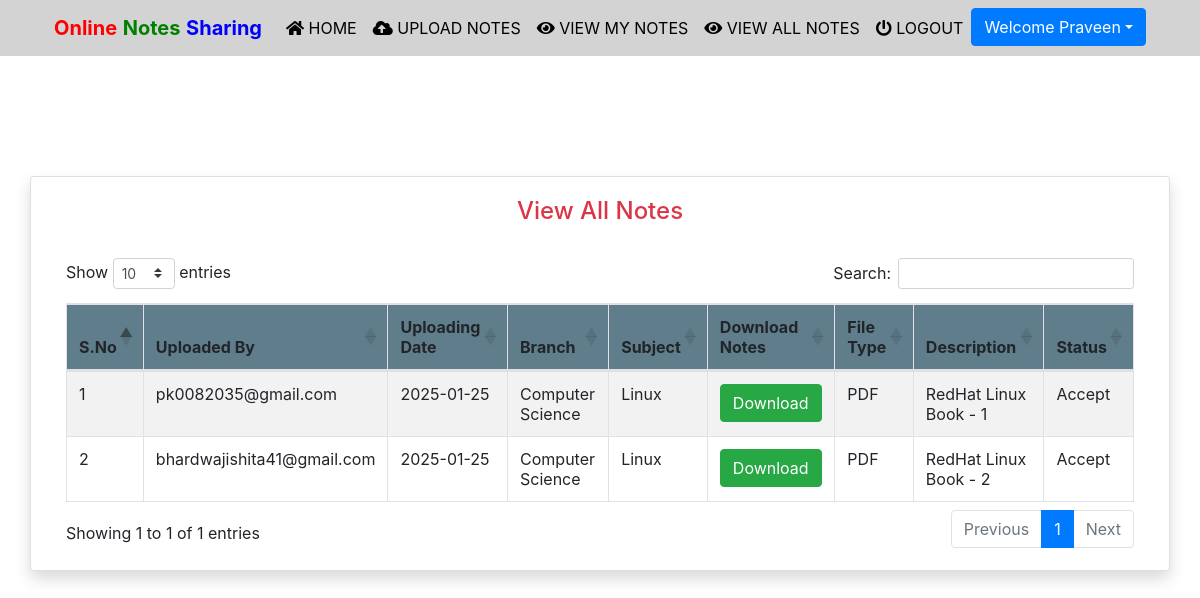
/viewallnotes (signed in), run on the app's committed database.
### notes/models.py (models this page shows, shortened)
class Notes(models.Model):
    user = models.ForeignKey(User,on_delete=models.CASCADE)
    uploadingdate = models.CharField(max_length=30)
    branch = models.CharField(max_length=30)
    subject = models.CharField(max_length=30)
    notesfile = models.FileField(null=True)
    filetype = models.CharField(max_length=30)
    description = models.CharField(max_length=200, null=True)
    status = models.CharField(max_length=15)

### notes/views.py (the view)
# urls.py: path('viewallnotes', viewallnotes, name='viewallnotes'),
def viewallnotes(request):
    if not request.user.is_authenticated:
        return redirect('login')
    notes = Notes.objects.filter(status='Accept')
    d = {'notes':notes}
    return render(request, 'viewallnotes.html',d)

### notes/templates/viewallnotes.html (shortened to what this page needs)
{% extends 'usernavigation.html'%}
{% load static %}
{% block body %}
<div class="container card shadow mt-5">
	<div class="card-body">
           <h4 class="text-center text-danger">View All Notes</h4>
			<br>
			<table id="example" class="table table-striped table-bordered" style="width:100%">
				<thead style="background-color : #607d8b;">
					<tr>
						<th>S.No</th>
						<th>Uploaded By</th>
						<th>Uploading Date</th>
						<th>Branch</th>
						<th>Subject</th>
						<th>Download Notes</th>
						<th>File Type</th>
						<th>Description</th>
						<th>Status</th>
					</tr>
					</thead>
				{% for i in notes %}
				<tbody>
				<tr>
                    <td>{{forloop.counter}}</td>
					<td>{{i.user.username}}</td>
					<td>{{i.uploadingdate}}</td>
					<td>{{i.branch}}</td>
					<td>{{i.subject}}</td>
					<td><a href="{{i.notesfile.url}}" class="btn btn-success" download>Download</a></td>
					<td>{{i.filetype}}</td>
					<td>{{i.description}}</td>
					<td>{{i.status}}</td>
                </tr>
				{% endfor %}
				</tbody>
			</table>
    </div>
</div>
{% endblock %}

### notes/templates/usernavigation.html (shortened to what this page needs)
<html lang="en">
<head>
  {% load static %}
  <link rel="stylesheet" href="https://maxcdn.bootstrapcdn.com/bootstrap/4.3.1/css/bootstrap.min.css">
  <link rel="stylesheet" href="https://use.fontawesome.com/releases/v5.6.3/css/all.css">
    <link rel="stylesheet" href="{% static 'css/mystyle.css' %}">
    <link rel="stylesheet" href="https://cdnjs.cloudflare.com/ajax/libs/twitter-bootstrap/4.5.2/css/bootstrap.css">
<link rel="stylesheet" href="https://cdn.datatables.net/1.11.3/css/dataTables.bootstrap4.min.css">
</head>
<body>
 <nav class="navbar navbar-expand-sm justify-content-center" style = "background-color : lightgrey">
     <a class="navbar-brand" href=""><span style="color:red"><b>Online</b></span><span style="color:green"> <b>Notes</b> </span><span style="color:blue"><b>Sharing</b></span></a>
  <ul class="navbar-nav">
      <li class="navbar-item">
          <a class="nav-link" href="{% url 'profile' %}"><i class="fas fa-home"></i> HOME</a>
      </li>
      <li class="navbar-item">
          <a class="nav-link" href="{% url 'upload_notes' %}"><i class="fas fa-cloud-upload-alt"></i> UPLOAD NOTES</a>
      </li>
			<li class="navbar-item">
                <a class="nav-link" href="{% url 'view_mynotes' %}"><i class="fas fa-eye"></i> VIEW MY NOTES</a>
            </li>
			<li class="navbar-item">
                <a class="nav-link" href="{% url 'viewallnotes' %}"><i class="fas fa-eye"></i> VIEW ALL NOTES</a>
            </li>
			<li class="navbar-item">
                <a class="nav-link" href="{% url 'logout' %}"><i class="fas fa-power-off"></i> LOGOUT</a>
            </li>
			<div class="dropdown">
				<button class="btn btn-primary dropdown-toggle" type="button"
					id="dropdownMenuButton" data-toggle="dropdown" aria-haspopup="true"
					aria-expanded="false">Welcome {{request.user.first_name}}</button>
			</div>
  </ul>
 </nav>
</body>
</html>
{% block body %}
{% endblock %}

### notes/static/css/mystyle.css (style rules this page uses)
.nav-link { color : black }

### data on the page
Notes: user.username "pk0082035@gmail.com", uploadingdate "2025-01-25", branch "Computer Science", subject "Linux", filetype "PDF", description "RedHat Linux Book - 1", status "Accept"
Notes: user.username "bhardwajishita41@gmail.com", uploadingdate "2025-01-25", branch "Computer Science", subject "Linux", filetype "PDF", description "RedHat Linux Book - 2", status "Accept"

### other printed values
{{ request.user.first_name }} "Praveen"
